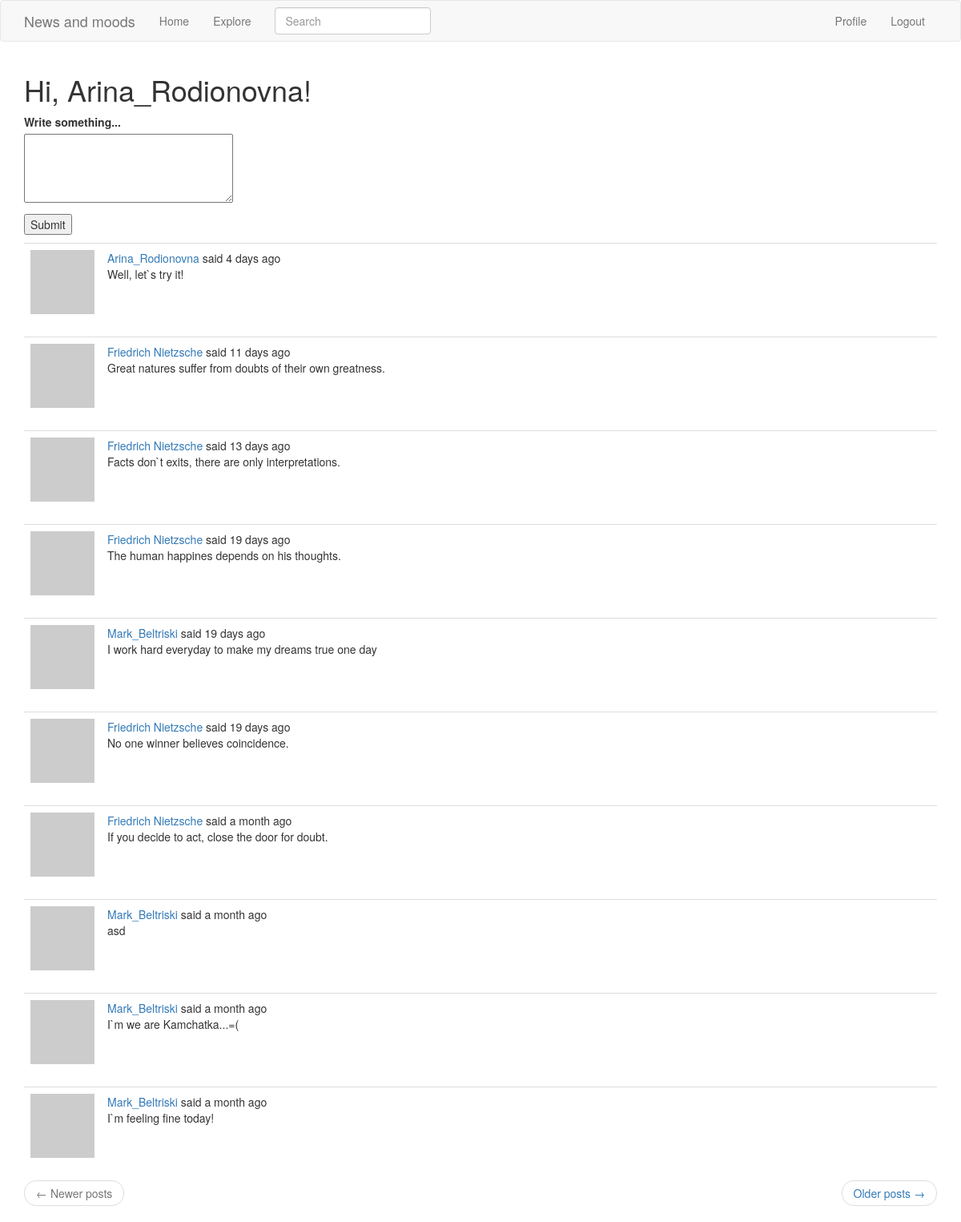
/index (signed in), run on an earlier commit of the app's database.
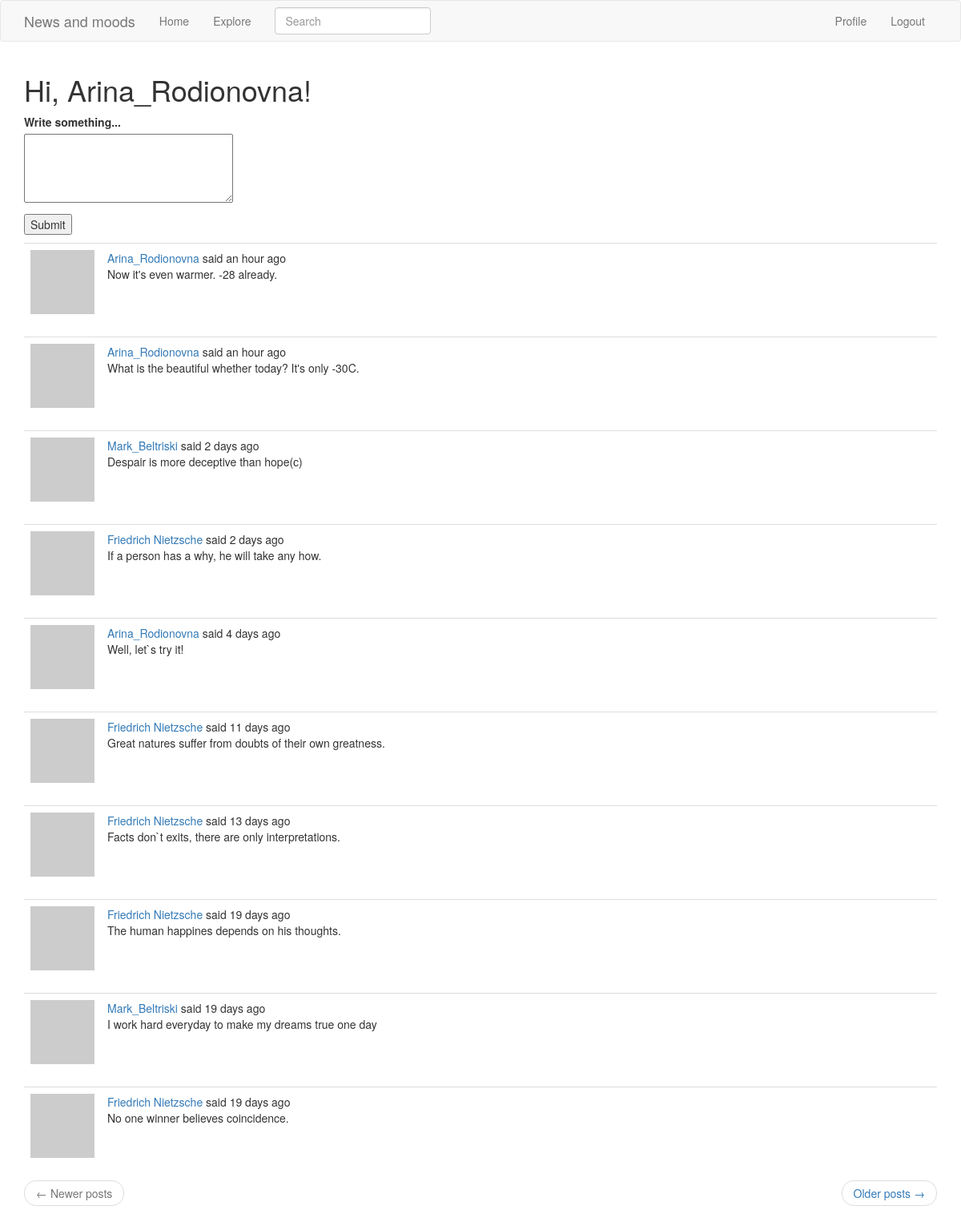
And on a later commit of the database.
### app/models.py (models this page shows, shortened)
class PaginatedAPIMixin(object):
    @staticmethod
    def _to_collection_items(items):
        return [item.to_dict() for item in items]

class SearchableMixin(object):
    @classmethod
    def before_commit(cls, session):
        session._changes = {
            'add': list(session.new),
            'update': list(session.dirty),
            'delete': list(session.deleted)
        }
    @classmethod
    def after_commit(cls, session):
        for obj in session._changes['add']:
            if isinstance(obj, SearchableMixin):
                add_to_index(obj.__tablename__, obj)
        for obj in session._changes['update']:
            if isinstance(obj, SearchableMixin):
                add_to_index(obj.__tablename__, obj)
        for obj in session._changes['delete']:
            if isinstance(obj, SearchableMixin):
                remove_from_index(obj.__tablename__, obj)
        session._changes = None

class Post(PaginatedAPIMixin, SearchableMixin, db.Model):
    __searchable__ = ['body']
    id = db.Column(db.Integer, primary_key=True)
    body = db.Column(db.String(140))
    timestamp = db.Column(db.DateTime, index=True, default=datetime.utcnow)
    user_id = db.Column(db.Integer, db.ForeignKey('user.id'))

### app/main/routes.py (the view)
@bp.route('/', methods=['GET', 'POST'])
@bp.route('/index', methods=['GET', 'POST'])
@login_required
def index():
    form = PostForm()
    if form.validate_on_submit():
        post = Post(body=form.post.data, author=current_user)
        db.session.add(post)
        db.session.commit()
        flash('Your post is now live!')
        return redirect(url_for('main.index'))
    page = request.args.get('page', 1, type=int)
    posts = current_user.followed_posts().paginate(
        page, current_app.config['POST_PER_PAGE'], False)
    next_url = url_for('main.index', page=posts.next_num) \
        if posts.has_next else None
    prev_url = url_for('main.index', page=posts.prev_num) \
        if posts.has_prev else None
    return render_template('index.html', title='Home Page', form=form,
                           posts=posts.items, next_url=next_url, prev_url=prev_url)

### app/main/forms.py
class SearchForm(FlaskForm):
    q = StringField('Search', validators=[DataRequired()])
    def __init__(self, *args, **kwargs):
        if 'formdata' not in kwargs:
            kwargs['formdata'] = request.args
        if 'csrf_enabled' not in kwargs:
            kwargs['csrf_enabled'] = False
        super(SearchForm, self).__init__(*args, **kwargs)

class PostForm(FlaskForm):
    post = TextAreaField('Write something...', validators=[
        DataRequired(), Length(min=1, max=140)])
    submit = SubmitField('Submit')

### app/main/routes.py (called while the page is built)
@bp.before_request
def before_request():
    if current_user.is_authenticated:
        current_user.last_seen = datetime.utcnow()
        db.session.commit()
        g.search_form = SearchForm()
    g.locale = str(get_locale())

### app/models.py (called while the page is built)
@login.user_loader
def load_user(id):
    return User.query.get(int(id))

    def avatar(self, size):
        digest = md5(self.email.lower().encode('utf-8')).hexdigest()
        return 'https://www.gravatar.com/avatar/{}?d=identicon&s={}'.format(
            digest, size)

### app/templates/index.html (shortened to what this page needs)
{% extends "base.html" %}
{% import 'bootstrap/wtf.html' as wtf %}
{% block app_content %}
    <h1>Hi, {{ current_user.username }}!</h1>
    {% if form %}
    <form action="" method="post">
        <p>
            {{ form.post.label }}<br>
            {{ form.post(cols=32, rows=4) }}<br>
        </p>
        <p>{{ form.submit() }}</p>
    </form>
    {% endif %}
     {% for post in posts %}
        {% include '_post.html' %}
    {% endfor %}
    <nav aria-label="...">
        <ul class="pager">
            <li class="previous{% if not prev_url %} disabled{% endif %}">
                <a href="{{ prev_url or '#' }}">
                    <span aria-hidden="true">&larr;</span> Newer posts
                </a>
            </li>
            <li class="next{% if not next_url %} disabled{% endif %}">
                <a href="{{ next_url or '#' }}">
                    Older posts <span aria-hidden="true">&rarr;</span>
                </a>
            </li>
        </ul>
    </nav>
{% endblock %}

### app/templates/_post.html (shortened to what this page needs)
<table class="table table-hover">
    <tr>
        <td width="70px">
            <a href="{{ url_for('main.user', username=post.author.username) }}">
                <img src="{{ post.author.avatar(70) }}" />
            </a>
        </td>
        <td>
            {{ user_link }} said {{ moment(post.timestamp).fromNow() }}
            <br>
            {{ post.body }}
        </td>
    </tr>
</table>

What changed in the data, as far as the page shows it:
no longer on this page (row unchanged): Post: user_link "Friedrich Nietzsche", timestamp "a month ago", body "If you decide to act, close the door for doubt."
no longer on this page (row unchanged): Post: user_link "Mark_Beltriski", timestamp "a month ago", body "asd"
no longer on this page (row unchanged): Post: user_link "Mark_Beltriski", timestamp "a month ago", body "I`m we are Kamchatka...=("
no longer on this page (row unchanged): Post: user_link "Mark_Beltriski", timestamp "a month ago", body "I`m feeling fine today!"
added Post: user_link "Arina_Rodionovna", timestamp "an hour ago", body "Now it's even warmer. -28 already."
added Post: user_link "Arina_Rodionovna", timestamp "an hour ago", body "What is the beautiful whether today? It's only -30C."
added Post: user_link "Mark_Beltriski", timestamp "2 days ago", body "Despair is more deceptive than hope(с)"
added Post: user_link "Friedrich Nietzsche", timestamp "2 days ago", body "If a person has a why, he will take any how."
